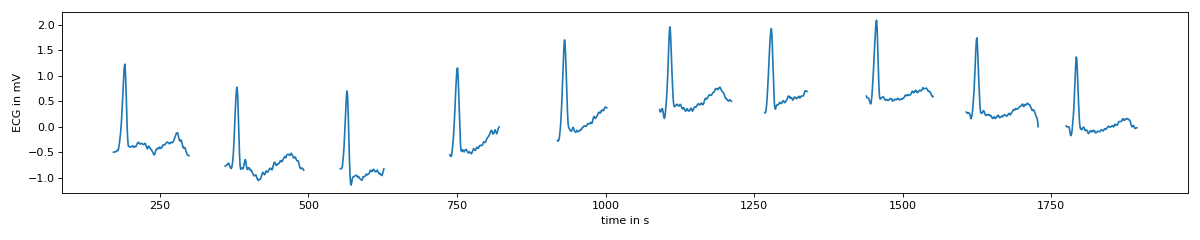

This figure's Python source:
# The final segments are shown by calling the property ``t_masked`` which returns the
# target data as an ndarray with NaN values for areas not found to be segments.


plt.figure(figsize=(15,3))  # doctest: +SKIP
plt.plot(s.t_masked.T)  # doctest: +SKIP
plt.xlabel("time in s")  # doctest: +SKIP
plt.ylabel("ECG in mV")  # doctest: +SKIP
plt.tight_layout()  # doctest: +SKIP
plt.show()  # doctest: +SKIP
